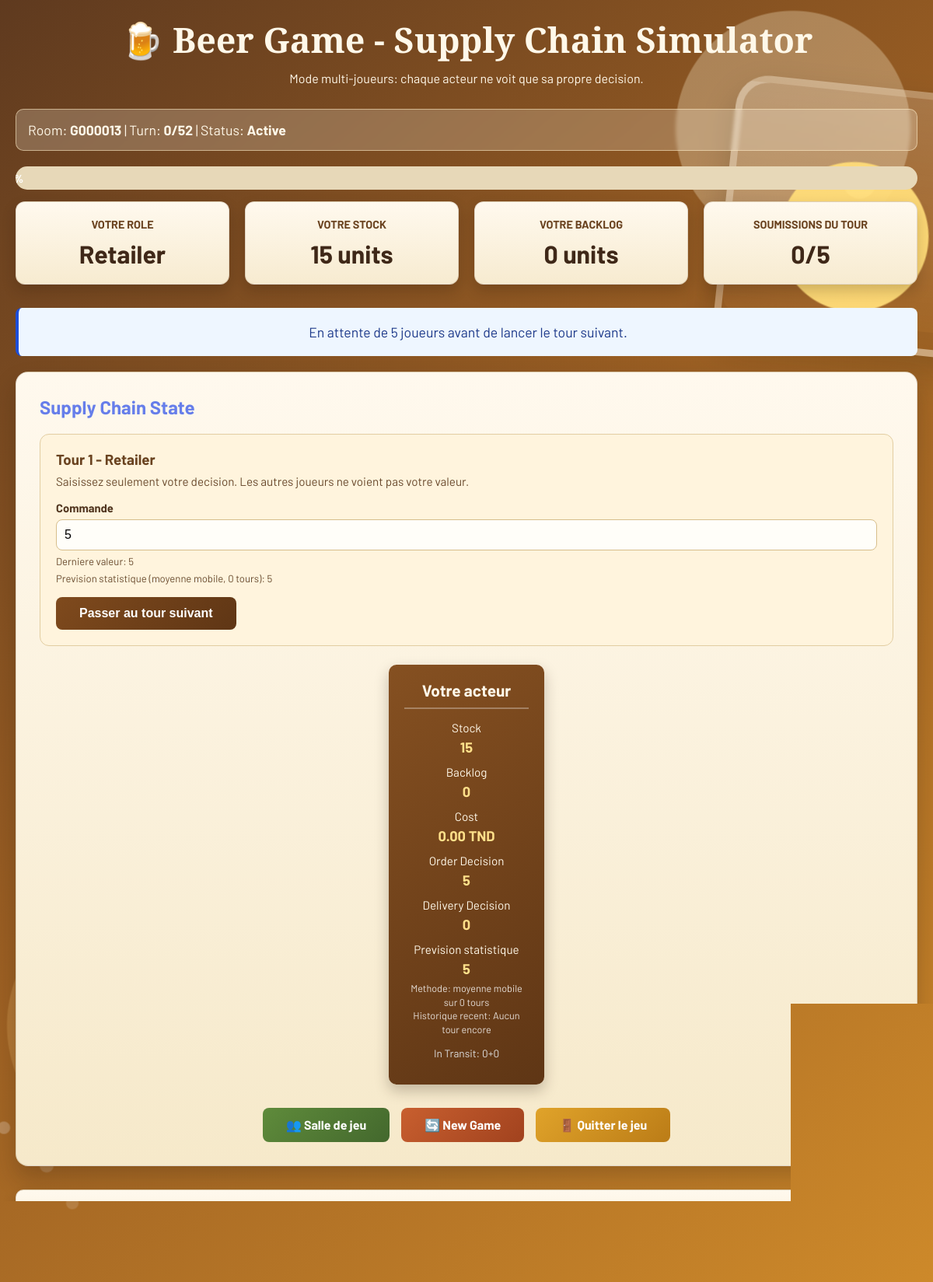
The app's page /home/ (signed in) with its own data.
### game/models.py (models this page shows, shortened)
class Game(models.Model):
    STATUS_CHOICES = [
        ('active', 'Active'),
        ('ended', 'Ended'),
    ]
    status = models.CharField(max_length=10, choices=STATUS_CHOICES, default='active')
    room_code = models.CharField(max_length=12, unique=True, null=True, blank=True)
    current_turn = models.IntegerField(default=0)
    total_turns = models.IntegerField(default=52)  # 52 weeks
    created_at = models.DateTimeField(auto_now_add=True)

class Actor(models.Model):
    ROLE_CHOICES = [
        ('client', 'Client'),
        ('detaillant', 'Retailer'),
        ('distributeur', 'Distributor'),
        ('grossiste', 'Wholesaler'),
        ('usine', 'Factory'),
    ]
    game = models.ForeignKey(Game, on_delete=models.CASCADE, related_name='actors')
    role = models.CharField(max_length=20, choices=ROLE_CHOICES)
    stock = models.IntegerField(default=15)
    backlog = models.IntegerField(default=0)
    total_cost = models.FloatField(default=0)
    incoming_step_1 = models.IntegerField(default=0)  # Arrives next turn
    incoming_step_2 = models.IntegerField(default=0)  # Arrives in 2 turns
    last_order = models.IntegerField(default=4)

### game/views.py (the view)
# urls.py: path('home/', views.home, name='home'),
@login_required(login_url="auth_portal")
def home(request):
    game = get_or_create_game()
    current_role = get_user_role(request.user)
    if not current_role:
        messages.error(request, "Aucun role associe a votre compte.")
        return redirect("auth_portal")
    current_actor = get_actor_for_role(game, current_role)
    if not current_actor:
        messages.error(request, "Votre acteur n'est pas encore initialise dans la partie.")
        return redirect("auth_portal")
    retailer_forecast = get_retailer_forecast(game)
    turns = Turn.objects.filter(game=game).order_by("-turn_number")[:10]
    pending_turn = game.current_turn + 1
    pending_submission = OrderSubmission.objects.filter(
        game=game,
        turn_number=pending_turn,
        actor=current_actor,
    ).first()
    submitted_count = OrderSubmission.objects.filter(game=game, turn_number=pending_turn).count()
    latest_action = ActorAction.objects.filter(actor=current_actor).order_by("-turn__turn_number").first()
    current_actor.last_shipment_decision = latest_action.shipped_quantity if latest_action else 0
    current_actor.submitted_count = submitted_count
    current_actor.pending_submission = pending_submission
    current_actor.max_allowed = get_actor_policy(current_actor.role).get(
        "max_production",
        get_actor_policy(current_actor.role).get("max_order", 100),
    )
    if current_actor.role == "detaillant":
        current_actor.demand_forecast = retailer_forecast["forecast"]
        current_actor.demand_history = retailer_forecast["history"]
        current_actor.demand_forecast_method = retailer_forecast["method"]
        current_actor.demand_forecast_window = retailer_forecast["window"]
    progress_percent = (game.current_turn * 100 / game.total_turns) if game.total_turns else 0
    stats = {
        "total_cost": round(current_actor.total_cost, 2),
        "avg_stock": current_actor.stock,
        "total_backlog": current_actor.backlog,
    }
    return render(
        request,
        "game/home.html",
        {
            "game": game,
            "actor": current_actor,
            "current_role": current_role,
            "turns": list(reversed(turns)),
            "stats": stats,
            "progress_percent": progress_percent,
            "pending_turn": pending_turn,
            "pending_submission": pending_submission,
            "submitted_count": submitted_count,
            "total_roles": len(ROLE_ORDER),
            "remaining_players": max(0, len(ROLE_ORDER) - submitted_count),
        },
    )

### game/views.py (called while the page is built, shortened)
def get_or_create_game():
    game = Game.objects.filter(status="active").first()
    return game

def get_user_role(user):
    if not user.is_authenticated:
        return None
    groups = set(user.groups.values_list("name", flat=True))
    for role in ROLE_ORDER:
        if role in groups:
            return role
    return None

def get_actor_for_role(game, role):
    if not role:
        return None
    return Actor.objects.filter(game=game, role=role).first()

def get_retailer_forecast(game, window=4):
    recent_turns = list(Turn.objects.filter(game=game).order_by("-turn_number")[:window])
    if not recent_turns:
        return {"forecast": 5, "history": [], "method": "moyenne mobile", "window": 0}

def get_actor_policy(role):
    policies = {
        "client": {
            "max_order": 60,
        },
        "detaillant": {
            "target_stock": 10,
            "reserve_stock": 1,
            "smoothing": 0.65,
            "max_order": 30,
        },
        "grossiste": {
            "target_stock": 12,
            "reserve_stock": 2,
            "smoothing": 0.60,
            "max_order": 35,
        },
        "distributeur": {
            "target_stock": 14,
            "reserve_stock": 3,
            "smoothing": 0.55,
            "max_order": 40,
        },
        "usine": {
            "target_stock": 16,
            "reserve_stock": 4,
            "smoothing": 0.55,
            "max_order": 45,
            "max_production": 45,
        },
    }
    return policies.get(role, policies["grossiste"])

### game/templates/game/home.html (shortened to what this page needs)
<!DOCTYPE html>
<html>
<head>
</head>
<body>
<div class="page-shell">
<div class="header">
    <h1>🍺 Beer Game - Supply Chain Simulator</h1>
    <p>Mode multi-joueurs: chaque acteur ne voit que sa propre decision.</p>
</div>
<div class="turn-info">
    Room: <strong>{{ game.room_code }}</strong> |
    Turn: <strong>{{ game.current_turn }}/{{ game.total_turns }}</strong>
    {% if game.status == 'ended' %}
        | Status: <strong style="color: #ffd700;">GAME ENDED</strong>
    {% else %}
        | Status: <strong>Active</strong>
    {% endif %}
</div>
<div class="progress-bar">
    <div class="progress-fill" style="width: {{ progress_percent|floatformat:0 }}%">
        {{ progress_percent|floatformat:0 }}%
    </div>
</div>
<div class="stats-container">
    <div class="stat-card">
        <h3>Votre role</h3>
        <div class="stat-value">{{ actor.get_role_display }}</div>
    </div>
    <div class="stat-card">
        <h3>Votre stock</h3>
        <div class="stat-value">{{ stats.avg_stock }} units</div>
    </div>
    <div class="stat-card">
        <h3>Votre backlog</h3>
        <div class="stat-value">{{ stats.total_backlog }} units</div>
    </div>
    <div class="stat-card">
        <h3>Soumissions du tour</h3>
        <div class="stat-value">{{ submitted_count }}/{{ total_roles }}</div>
    </div>
</div>
{% if game.status == 'active' and remaining_players > 0 %}
<div class="game-ended" style="background:#eef6ff; border-left-color:#1d4ed8; color:#1e3a8a;">
    En attente de {{ remaining_players }} joueur{% if remaining_players != 1 %}s{% endif %} avant de lancer le tour suivant.
</div>
{% endif %}
<div class="game-field">
    <h2 style="color: #667eea; margin-bottom: 20px;">Supply Chain State</h2>
    {% if game.status == 'active' %}
    <form method="post" action="{% url 'next_turn' %}" class="order-form">
        <h3>Tour {{ pending_turn }} - {{ actor.get_role_display }}</h3>
        <p class="order-help">Saisissez seulement votre decision. Les autres joueurs ne voient pas votre valeur.</p>
        <div class="order-grid">
            <div class="order-field">
                <label for="order_{{ actor.role }}">
                    {% if actor.role == 'client' %}
                    Demande client
                    {% elif actor.role == 'usine' %}
                    Production
                    {% else %}
                    Commande
                    {% endif %}
                </label>
                <input
                    id="order_{{ actor.role }}"
                    name="order_{{ actor.role }}"
                    type="number"
                    min="0"
                    step="1"
                    value="{{ actor.last_order }}"
                    max="{{ actor.max_allowed }}"
                    required
                >
                <small>Derniere valeur: {{ actor.last_order }}</small>
                {% if actor.role == 'detaillant' %}
                <small>Prevision statistique ({{ actor.demand_forecast_method }}, {{ actor.demand_forecast_window }} tour{% if actor.demand_forecast_window != 1 %}s{% endif %}): {{ actor.demand_forecast }}</small>
                {% endif %}
            </div>
        </div>
        <button type="submit" class="btn btn-primary">Passer au tour suivant</button>
    </form>
    {% endif %}
    <div class="supply-chain">
        <div class="actor-box">
            <h3>Votre acteur</h3>
            <div class="actor-stat">
                Stock
                <strong>{{ actor.stock }}</strong>
            </div>
            <div class="actor-stat">
                Backlog
                <strong>{{ actor.backlog }}</strong>
            </div>
            <div class="actor-stat">
                Cost
                <strong>{{ actor.total_cost|floatformat:2 }} TND</strong>
            </div>
            <div class="actor-stat">
                {% if actor.role == 'client' %}
                Demand Decision
                {% elif actor.role == 'usine' %}
                Production Decision
                {% else %}
                Order Decision
                {% endif %}
                <strong>{{ actor.last_order }}</strong>
            </div>
            {% if actor.role != 'client' %}
            <div class="actor-stat">
                Delivery Decision
                <strong>{{ actor.last_shipment_decision }}</strong>
            </div>
            {% endif %}
            {% if actor.role == 'detaillant' %}
            <div class="actor-stat">
                Prevision statistique
                <strong>{{ actor.demand_forecast }}</strong>
                <small style="display:block; margin-top:6px; color: rgba(255,255,255,0.82); line-height: 1.4;">
                    Methode: {{ actor.demand_forecast_method }} sur {{ actor.demand_forecast_window }} tour{% if actor.demand_forecast_window != 1 %}s{% endif %}<br>
                    Historique recent:
                    {% for item in actor.demand_history %}
                        T{{ item.turn }}={{ item.demand }}{% if not forloop.last %}, {% endif %}
                    {% empty %}
                        Aucun tour encore
                    {% endfor %}
                </small>
            </div>
            {% endif %}
            <div class="actor-stat" style="font-size: 0.85em; color: #ddd;">
                In Transit: {{ actor.incoming_step_1 }}+{{ actor.incoming_step_2 }}
            </div>
        </div>
    </div>
    <div class="controls">
        <a href="{% url 'game_room' %}" class="btn btn-info">👥 Salle de jeu</a>
        <a href="{% url 'reset_game' %}" class="btn btn-danger">🔄 New Game</a>
        <a href="{% url 'logout' %}" class="btn btn-warning">🚪 Quitter le jeu</a>
    </div>
</div>
<div class="turn-history">
    <h3>Recent Turns</h3>
    <div class="turn-list">
        {% for turn in turns %}
        <div class="turn-item">
            <strong>Turn {{ turn.turn_number }}:</strong> Customer demand = {{ turn.customer_demand }} units
        </div>
        {% empty %}
        <p style="color: #999;">No turns yet. Start the simulation!</p>
        {% endfor %}
    </div>
</div>
</div>
</body>
</html>

### records on screen
Game: room_code "G000013", current_turn "0", total_turns "52"
Actor: role "Retailer", last_order "5", demand_forecast_method "moyenne mobile", demand_forecast_window "0", demand_forecast "5", stock "15", backlog "0", total_cost "0.00", last_shipment_decision "0", incoming_step_1 "0", incoming_step_2 "0"

### other values on screen
{{ stats.avg_stock }} "15"
{{ stats.total_backlog }} "0"
{{ submitted_count }} "0"
{{ total_roles }} "5"
{{ remaining_players }} "5"
{{ pending_turn }} "1"
